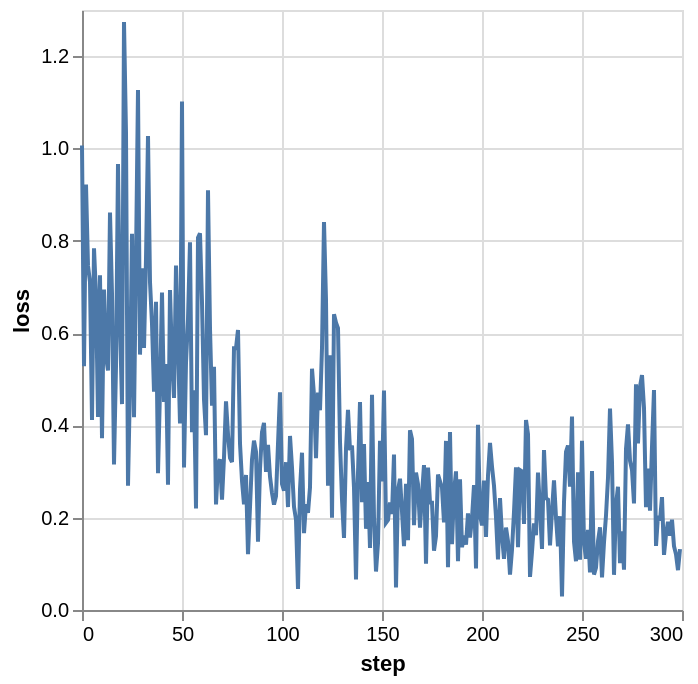

Notebook code for this chart:
### Code cell
losses = pl.Series(save_loss.losses).to_frame('loss').with_columns(step=pl.int_range(pl.len()))
(
    alt.Chart(losses)
    .mark_line()
    .encode(
        x='step',
        y='loss',
    )
)

### Figure 1 — Vega specification as saved in the notebook (floating-point values rounded to 4 significant figures; data arrays with more than 128 entries replaced by an {"elided": "..."} marker saying what was removed)
{"$schema": "https://vega.github.io/schema/vega/v5.json", "data": [{"name": "source_0", "values": {"elided": "300 records"}}, {"name": "source_0_x_domain_step", "values": [{"min": 0, "max": 299}]}, {"name": "source_0_y_domain_loss", "values": [{"min": 0.02917, "max": 1.274}]}], "marks": [{"type": "line", "name": "marks", "from": {"data": "source_0"}, "sort": {"field": "x"}, "encode": {"update": {"stroke": {"value": "#4c78a8"}, "y": {"field": "loss", "scale": "y"}, "x": {"field": "step", "scale": "x"}, "defined": {"signal": "isValid(datum[\"step\"]) && isFinite(+datum[\"step\"]) && isValid(datum[\"loss\"]) && isFinite(+datum[\"loss\"])"}}}, "style": ["line"]}], "scales": [{"name": "x", "type": "linear", "domain": [{"signal": "(data(\"source_0_x_domain_step\")[0] || {}).min"}, {"signal": "(data(\"source_0_x_domain_step\")[0] || {}).max"}], "range": [0, {"signal": "width"}], "nice": true, "zero": false}, {"name": "y", "type": "linear", "domain": [{"signal": "(data(\"source_0_y_domain_loss\")[0] || {}).min"}, {"signal": "(data(\"source_0_y_domain_loss\")[0] || {}).max"}], "range": [{"signal": "height"}, 0], "nice": true, "zero": true}], "axes": [{"scale": "x", "ticks": false, "grid": true, "tickCount": {"signal": "ceil(width/40)"}, "domain": false, "maxExtent": 0, "labels": false, "gridScale": "y", "aria": false, "minExtent": 0, "orient": "bottom", "zindex": 0}, {"scale": "y", "aria": false, "domain": false, "grid": true, "orient": "left", "labels": false, "minExtent": 0, "zindex": 0, "tickCount": {"signal": "ceil(height/40)"}, "gridScale": "x", "ticks": false, "maxExtent": 0}, {"scale": "x", "grid": false, "zindex": 0, "labelFlush": true, "title": "step", "labelOverlap": true, "orient": "bottom", "tickCount": {"signal": "ceil(width/40)"}}, {"scale": "y", "orient": "left", "labelOverlap": true, "grid": false, "tickCount": {"signal": "ceil(height/40)"}, "title": "loss", "zindex": 0}], "background": "white", "height": 300, "width": 300, "style": "cell", "padding": 5}
